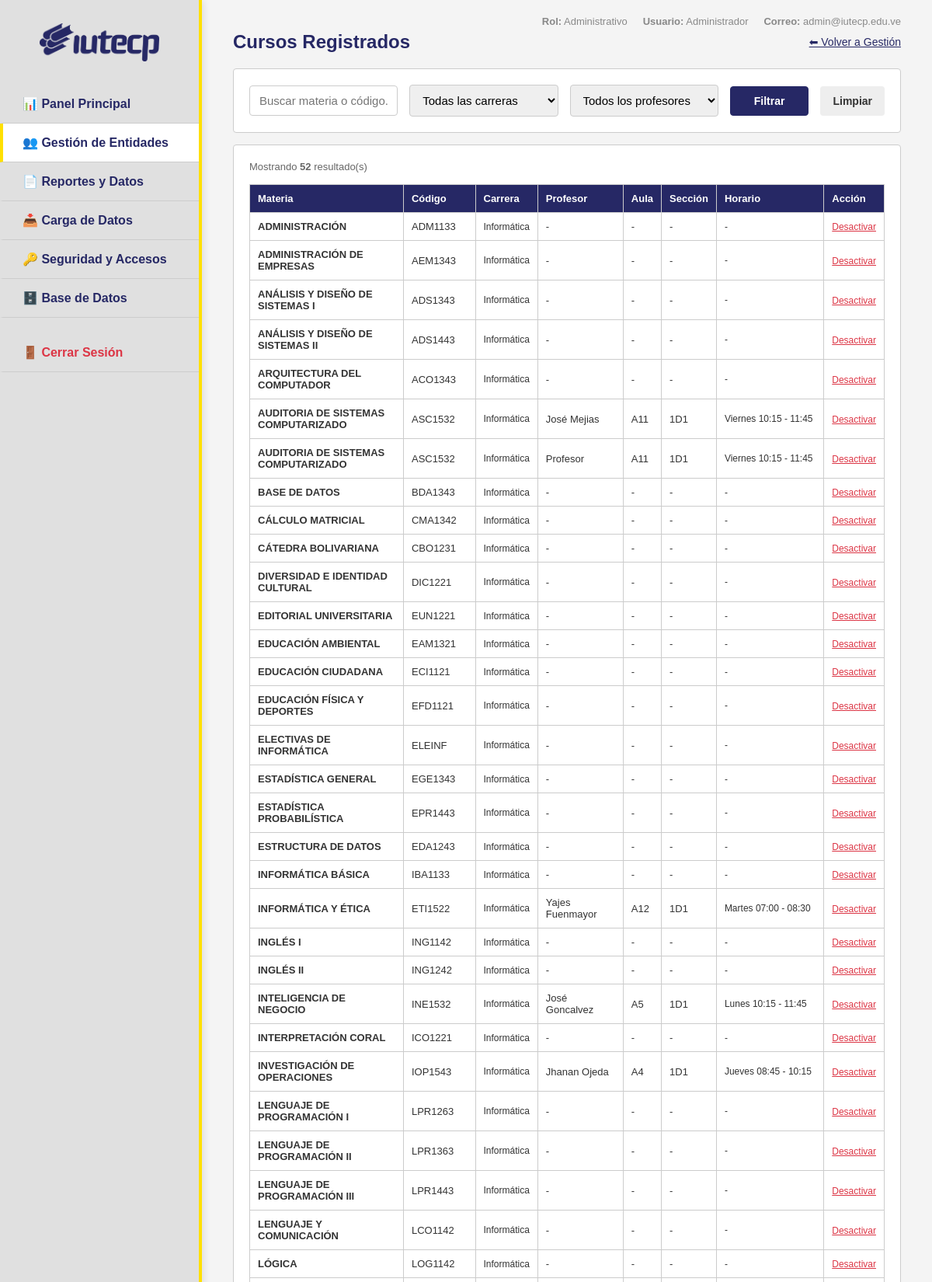
The page /admin/cursos_lista.php (signed in, upper part) on the database its author committed.
### tables this page shows
CREATE TABLE `cursos` (
  `id` int(11) NOT NULL AUTO_INCREMENT,
  `nombre` varchar(255) NOT NULL,
  `codigo` varchar(50) DEFAULT NULL,
  `carrera_id` int(11) DEFAULT NULL,
  `profesor_id` int(11) DEFAULT NULL,
  `aula` varchar(100) DEFAULT NULL,
  `seccion` varchar(20) DEFAULT NULL,
  `horario` varchar(100) DEFAULT NULL,
  `trayecto` int(11) NOT NULL DEFAULT 1,
  `creditos` int(11) NOT NULL DEFAULT 0,
  `tipo` enum('Obligatoria','Electiva') NOT NULL DEFAULT 'Obligatoria',
  `activo` tinyint(1) DEFAULT 1,
  `created_at` timestamp NULL DEFAULT current_timestamp(),
  PRIMARY KEY (`id`),
  KEY `profesor_id` (`profesor_id`),
  KEY `carrera_id` (`carrera_id`),
  CONSTRAINT `cursos_ibfk_1` FOREIGN KEY (`profesor_id`) REFERENCES `usuarios` (`id`),
  CONSTRAINT `cursos_ibfk_2` FOREIGN KEY (`carrera_id`) REFERENCES `carreras` (`id`)
);

CREATE TABLE `carreras` (
  `id` int(11) NOT NULL AUTO_INCREMENT,
  `nombre` varchar(255) NOT NULL,
  `nivel` varchar(50) NOT NULL,
  `codigo` varchar(20) DEFAULT NULL,
  `tipo_periodo` enum('Trimestre','Cuatrimestre') NOT NULL DEFAULT 'Cuatrimestre',
  PRIMARY KEY (`id`)
);

CREATE TABLE `usuarios` (
  `id` int(11) NOT NULL AUTO_INCREMENT,
  `cedula` varchar(20) NOT NULL,
  `username` varchar(50) DEFAULT NULL,
  `nombre_completo` varchar(255) NOT NULL,
  `email` varchar(255) DEFAULT NULL,
  `carrera_id` int(11) DEFAULT NULL,
  `telefono` varchar(20) DEFAULT NULL,
  `rol` enum('admin','profesor','estudiante') NOT NULL DEFAULT 'estudiante',
  `password_hash` varchar(255) NOT NULL,
  `password_temporal` tinyint(1) DEFAULT 1,
  `activo` tinyint(1) DEFAULT 1,
  `es_nuevo_ingreso` tinyint(1) DEFAULT 0,
  `creado_por` int(11) DEFAULT NULL,
  `created_at` timestamp NULL DEFAULT current_timestamp(),
  `updated_at` timestamp NULL DEFAULT current_timestamp() ON UPDATE current_timestamp(),
  PRIMARY KEY (`id`),
  UNIQUE KEY `cedula` (`cedula`),
  UNIQUE KEY `username` (`username`),
  KEY `creado_por` (`creado_por`),
  KEY `carrera_id` (`carrera_id`),
  CONSTRAINT `usuarios_ibfk_1` FOREIGN KEY (`creado_por`) REFERENCES `usuarios` (`id`),
  CONSTRAINT `usuarios_ibfk_2` FOREIGN KEY (`carrera_id`) REFERENCES `carreras` (`id`)
);

### admin/cursos_lista.php (the view, shortened to what this page needs)
<?php
require_once __DIR__ . '/includes/header.php';
$search = $_GET['search'] ?? '';
$where = ["cu.activo = 1"];
$params = [];
global $pdo;
$sql = "SELECT cu.id, cu.nombre, cu.codigo, cu.aula, cu.seccion, cu.horario,
               cu.carrera_id, ca.nombre as carrera_nombre, ca.nivel as carrera_nivel,
               u.nombre_completo as profesor_nombre, u.cedula as profesor_cedula,
               u.carrera_id as prof_carrera_id
        FROM cursos cu
        LEFT JOIN carreras ca ON cu.carrera_id = ca.id
        LEFT JOIN usuarios u ON cu.profesor_id = u.id
        WHERE " . implode(' AND ', $where) . "
        ORDER BY cu.nombre ASC";
$stmt = $pdo->prepare($sql);
$stmt->execute($params);
$cursos = $stmt->fetchAll();
?>
<div>
    <div style="display:flex;justify-content:space-between;align-items:center;margin-bottom:20px;">
        <h2 style="color:var(--primary);margin:0;">Cursos Registrados</h2>
        <a href="usuarios.php" style="font-size:14px;color:var(--primary);">⬅ Volver a Gestión</a>
    </div>
    <div class="card" style="margin-bottom:15px;">
        <form method="GET" action="cursos_lista.php" onkeydown="if(event.key==='Enter'&&event.target.tagName!=='TEXTAREA'){event.preventDefault();this.querySelector('button[type=submit]').click()}">
            <div class="filters">
                <input type="text" name="search" placeholder="Buscar materia o código..." value="<?= htmlspecialchars($search) ?>" />
                <select name="carrera">
                    <option value="">Todas las carreras</option>
                </select>
                <select name="profesor">
                    <option value="">Todos los profesores</option>
                </select>
                <button type="submit" class="btn btn-primary">Filtrar</button>
                <a href="cursos_lista.php" class="btn" style="background:#eee;color:var(--text-dark);text-decoration:none;text-align:center;">Limpiar</a>
            </div>
        </form>
    </div>
    <div class="card" style="overflow-x:auto;">
        <?php if (count($cursos) === 0): ?>
            <p style="color:#666;font-size:14px;text-align:center;padding:30px;">No se encontraron cursos.</p>
        <?php else: ?>
        <p style="margin-bottom:10px;font-size:13px;color:#666;">
            Mostrando <strong><?= count($cursos) ?></strong> resultado(s)
        </p>
        <table style="font-size:13px;">
            <thead>
                <tr>
                    <th>Materia</th>
                    <th>Código</th>
                    <th>Carrera</th>
                    <th>Profesor</th>
                    <th>Aula</th>
                    <th>Sección</th>
                    <th>Horario</th>
                    <th>Acción</th>
                </tr>
            </thead>
            <tbody>
                <?php foreach ($cursos as $c): ?>
                <tr>
                    <td><strong><?= htmlspecialchars($c['nombre']) ?></strong></td>
                    <td><?= htmlspecialchars($c['codigo'] ?? '-') ?></td>
                    <td style="font-size:12px;"><?= htmlspecialchars($c['carrera_nombre'] ?? '-') ?></td>
                    <td><?= htmlspecialchars($c['profesor_nombre'] ?? '-') ?></td>
                    <td><?= htmlspecialchars($c['aula'] ?? '-') ?></td>
                    <td><?= htmlspecialchars($c['seccion'] ?? '-') ?></td>
                    <td style="font-size:12px;"><?= htmlspecialchars($c['horario'] ?? '-') ?></td>
                    <td>
                        <a href="cursos_lista.php?accion=desactivar&id=<?= $c['id'] ?>&<?= http_build_query($_GET) ?>"
                           onclick="return confirm('¿Desactivar <?= htmlspecialchars(addslashes($c['nombre'])) ?>?')"
                           style="color:#dc3545;font-size:12px;">Desactivar</a>
                    </td>
                </tr>
                <?php endforeach; ?>
            </tbody>
        </table>
        <?php endif; ?>
    </div>
</div>
<?php require_once __DIR__ . '/includes/footer.php'; ?>

### style.css (style rules this page uses)
:root { color-scheme: light; --primary: #262865; --secondary: #262865; --accent: #ffe001; --bg-light: #f4f4f4; --white: #ffffff; --border-color: #cccccc; --text-dark: #333333; }
* { margin: 0; padding: 0; box-sizing: border-box; font-family: Arial, Helvetica, sans-serif; -webkit-tap-highlight-color: transparent; }
body { background-color: var(--bg-light); color: var(--text-dark); min-height: 100vh; display: flex; flex-direction: column; }
.btn { padding: 10px 15px; border: 1px solid transparent; border-radius: 4px; cursor: pointer; font-weight: bold; font-size: 14px; }
.btn-accent, .btn-primary { background-color: var(--primary); color: var(--white); border: 1px solid var(--primary); transition: opacity 0.2s ease; }
.card { background: var(--white); border: 1px solid var(--border-color); border-radius: 4px; padding: 20px; }
input:where(:not([type="radio"]):not([type="checkbox"])), select { width: 100%; padding: 10px 12px; font-size: 15px; margin-bottom: 15px; border: 1px solid var(--border-color); border-radius: 4px; transition: border-color 0.3s ease, box-shadow 0.3s ease; }
table { width: 100%; border-collapse: collapse; margin-top: 15px; background: var(--white); }
th, td { border: 1px solid var(--border-color); padding: 10px; text-align: left; }
th { background-color: var(--primary); color: var(--white); }
.filters { display: flex; flex-direction: row; gap: 15px; align-items: center; }
.filters select, .filters input { margin-bottom: 0; flex: 1; }
.filters button { width: auto !important; padding: 10px 30px; height: 100%; }

### rows shown on the page
cursos: nombre "ADMINISTRACIÓN", codigo "ADM1133", carrera.nombre "Informática", profesor_nombre "-", aula "-", seccion "-", horario "-"
cursos: nombre "ADMINISTRACIÓN DE EMPRESAS", codigo "AEM1343", carrera.nombre "Informática", profesor_nombre "-", aula "-", seccion "-", horario "-"
cursos: nombre "ANÁLISIS Y DISEÑO DE SISTEMAS I", codigo "ADS1343", carrera.nombre "Informática", profesor_nombre "-", aula "-", seccion "-", horario "-"
cursos: nombre "ANÁLISIS Y DISEÑO DE SISTEMAS II", codigo "ADS1443", carrera.nombre "Informática", profesor_nombre "-", aula "-", seccion "-", horario "-"
cursos: nombre "ARQUITECTURA DEL COMPUTADOR", codigo "ACO1343", carrera.nombre "Informática", profesor_nombre "-", aula "-", seccion "-", horario "-"
cursos: nombre "AUDITORIA DE SISTEMAS COMPUTARIZADO", codigo "ASC1532", carrera.nombre "Informática", profesor.nombre_completo "José Mejias", aula "A11", seccion "1D1", horario "Viernes 10:15 - 11:45"
cursos: nombre "AUDITORIA DE SISTEMAS COMPUTARIZADO", codigo "ASC1532", carrera.nombre "Informática", profesor.nombre_completo "Profesor", aula "A11", seccion "1D1", horario "Viernes 10:15 - 11:45"
cursos: nombre "BASE DE DATOS", codigo "BDA1343", carrera.nombre "Informática", profesor_nombre "-", aula "-", seccion "-", horario "-"
cursos: nombre "CÁLCULO MATRICIAL", codigo "CMA1342", carrera.nombre "Informática", profesor_nombre "-", aula "-", seccion "-", horario "-"
cursos: nombre "CÁTEDRA BOLIVARIANA", codigo "CBO1231", carrera.nombre "Informática", profesor_nombre "-", aula "-", seccion "-", horario "-"
cursos: nombre "DIVERSIDAD E IDENTIDAD CULTURAL", codigo "DIC1221", carrera.nombre "Informática", profesor_nombre "-", aula "-", seccion "-", horario "-"
cursos: nombre "EDITORIAL UNIVERSITARIA", codigo "EUN1221", carrera.nombre "Informática", profesor_nombre "-", aula "-", seccion "-", horario "-"
cursos: nombre "EDUCACIÓN AMBIENTAL", codigo "EAM1321", carrera.nombre "Informática", profesor_nombre "-", aula "-", seccion "-", horario "-"
cursos: nombre "EDUCACIÓN CIUDADANA", codigo "ECI1121", carrera.nombre "Informática", profesor_nombre "-", aula "-", seccion "-", horario "-"
cursos: nombre "EDUCACIÓN FÍSICA Y DEPORTES", codigo "EFD1121", carrera.nombre "Informática", profesor_nombre "-", aula "-", seccion "-", horario "-"
cursos: nombre "ELECTIVAS DE INFORMÁTICA", codigo "ELEINF", carrera.nombre "Informática", profesor_nombre "-", aula "-", seccion "-", horario "-"
cursos: nombre "ESTADÍSTICA GENERAL", codigo "EGE1343", carrera.nombre "Informática", profesor_nombre "-", aula "-", seccion "-", horario "-"
cursos: nombre "ESTADÍSTICA PROBABILÍSTICA", codigo "EPR1443", carrera.nombre "Informática", profesor_nombre "-", aula "-", seccion "-", horario "-"
cursos: nombre "ESTRUCTURA DE DATOS", codigo "EDA1243", carrera.nombre "Informática", profesor_nombre "-", aula "-", seccion "-", horario "-"
cursos: nombre "INFORMÁTICA BÁSICA", codigo "IBA1133", carrera.nombre "Informática", profesor_nombre "-", aula "-", seccion "-", horario "-"
cursos: nombre "INFORMÁTICA Y ÉTICA", codigo "ETI1522", carrera.nombre "Informática", profesor.nombre_completo "Yajes Fuenmayor", aula "A12", seccion "1D1", horario "Martes 07:00 - 08:30"
cursos: nombre "INGLÉS I", codigo "ING1142", carrera.nombre "Informática", profesor_nombre "-", aula "-", seccion "-", horario "-"
cursos: nombre "INGLÉS II", codigo "ING1242", carrera.nombre "Informática", profesor_nombre "-", aula "-", seccion "-", horario "-"
cursos: nombre "INTELIGENCIA DE NEGOCIO", codigo "INE1532", carrera.nombre "Informática", profesor.nombre_completo "José Goncalvez", aula "A5", seccion "1D1", horario "Lunes 10:15 - 11:45"
cursos: nombre "INTERPRETACIÓN CORAL", codigo "ICO1221", carrera.nombre "Informática", profesor_nombre "-", aula "-", seccion "-", horario "-"
cursos: nombre "INVESTIGACIÓN DE OPERACIONES", codigo "IOP1543", carrera.nombre "Informática", profesor.nombre_completo "Jhanan Ojeda", aula "A4", seccion "1D1", horario "Jueves 08:45 - 10:15"
cursos: nombre "LENGUAJE DE PROGRAMACIÓN I", codigo "LPR1263", carrera.nombre "Informática", profesor_nombre "-", aula "-", seccion "-", horario "-"
cursos: nombre "LENGUAJE DE PROGRAMACIÓN II", codigo "LPR1363", carrera.nombre "Informática", profesor_nombre "-", aula "-", seccion "-", horario "-"
cursos: nombre "LENGUAJE DE PROGRAMACIÓN III", codigo "LPR1443", carrera.nombre "Informática", profesor_nombre "-", aula "-", seccion "-", horario "-"
cursos: nombre "LENGUAJE Y COMUNICACIÓN", codigo "LCO1142", carrera.nombre "Informática", profesor_nombre "-", aula "-", seccion "-", horario "-"
cursos: nombre "LÓGICA", codigo "LOG1142", carrera.nombre "Informática", profesor_nombre "-", aula "-", seccion "-", horario "-"

### other values the page prints
$_SESSION['nombre'] "Administrador"
$_SESSION['email'] "admin@iutecp.edu.ve"
count($cursos) "52"
